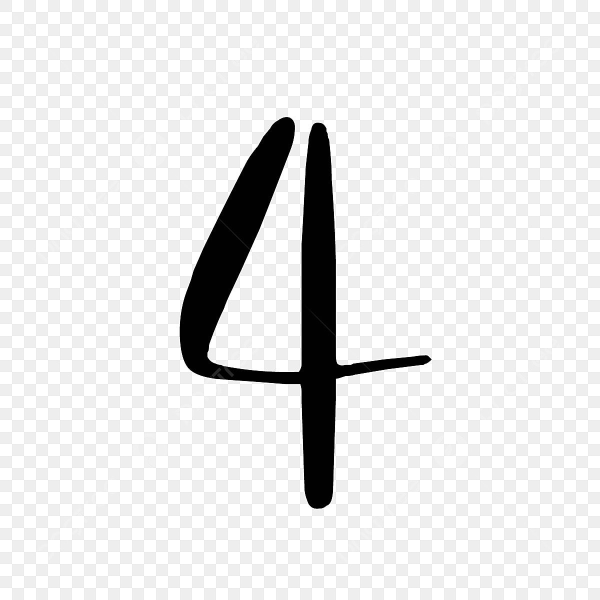
#> input picture so4.jpg, 1200 x 1200 px (shown at 1/2 size)
$ jupyter execute --allow-errors 6351071037_LAB2_BAI7.ipynb   (shell and % lines are left out)
#> lines starting #> are read from the running program, lines starting #| are printed output that depends on the picture
## Bài 7 (Trang 27 - 31)

Câu 1

[cell 1]
import matplotlib
import matplotlib.pyplot as plt
from sklearn import datasets, tree, metrics
from sklearn.model_selection import train_test_split

digits = datasets.load_digits()

Câu 2

[cell 2]
_, axes = plt.subplots(1, 4)
images_and_labels = list(zip(digits.images, digits.target))
for ax, (image, label) in zip(axes, images_and_labels[:4]):
    ax.set_axis_off()
    ax.imshow(image, cmap=plt.cm.gray_r, interpolation='nearest')
    ax.set_title('Training: %i' % label)
plt.show()
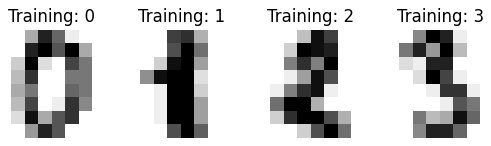
#> figure drawn by matplotlib, 4 panels

print("Nguyễn Tuấn Kiệt_6351071037")

Câu 3,4,5,6,7,8

[cell 3]
# Cell 3: Chuẩn bị dữ liệu (Làm phẳng ảnh)
n_samples = len(digits.images)
data = digits.images.reshape((n_samples, -1))

##Cell 4: Khởi tạo mô hình (Cây quyết định ID3)
classifier = tree.DecisionTreeClassifier(criterion="entropy", random_state=33)

##Cell 5: Chia dữ liệu (Train/Test)
X_train, X_test, y_train, y_test = train_test_split(
    data, digits.target, test_size=0.2, shuffle=False)

## Cell 6: Huấn luyện mô hình
classifier.fit(X_train, y_train)

## Cell 7: Dự đoán trên tập kiểm thử
predicted = classifier.predict(X_test)

## Cell 8: Trực quan hóa kết quả dự đoán
_, axes = plt.subplots(1, 4)
images_and_predictions = list(zip(digits.images[n_samples // 2:], predicted))
for ax, (image, prediction) in zip(axes, images_and_predictions[:4]):
    ax.set_axis_off()
    ax.imshow(image, cmap=plt.cm.gray_r, interpolation='nearest')
    ax.set_title('Prediction: %i' % prediction)
plt.show()
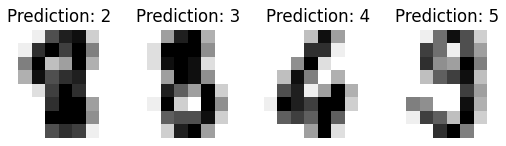
#> figure drawn by matplotlib, 4 panels

print("Nguyễn Tuấn Kiệt_6351071037")

Câu 9

#> (a cell that did not finish here is left out)

Câu 10

[cell 5]
##Cell 10: Đọc và xử lý ảnh tùy chỉnh
from PIL import Image, ImageOps
import numpy as np

img = Image.open('so4.jpg').convert("L").resize((8,8))
img = ImageOps.invert(img)
imgarr = np.array(img)

plt.imshow(imgarr, cmap=plt.cm.gray_r, interpolation='nearest')
plt.show()
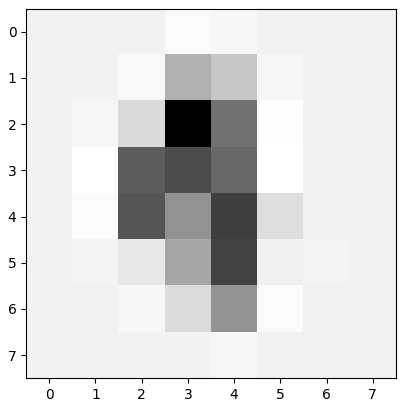
#> figure drawn by matplotlib, 1 panel

print("Nguyễn Tuấn Kiệt_6351071037")

[cell 6]
img1d = imgarr.reshape((1, 64))


img1d[img1d > 109] = 155  # Đặt giá trị lớn hơn 109 thành 155 (trắng)
img1d[img1d < 110] = 0   # Đặt giá trị nhỏ hơn 110 thành 0 (đen)

print(img1d)
#| [[  0   0   0   0   0   0   0   0   0   0   0   0   0   0   0   0   0   0
#|     0 155   0   0   0   0   0   0   0 155   0   0   0   0   0   0   0   0
#|   155   0   0   0   0   0   0   0 155   0   0   0   0   0   0   0   0   0
#|     0   0   0   0   0   0   0   0   0   0]]

# Hiển thị ảnh sau khi chuẩn hóa (reshape lại 8x8 để xem)
img2arr_normalized = img1d.reshape((8, 8))
plt.imshow(img2arr_normalized, cmap=plt.cm.gray_r, interpolation='nearest')
plt.title("After normalize")
plt.show()
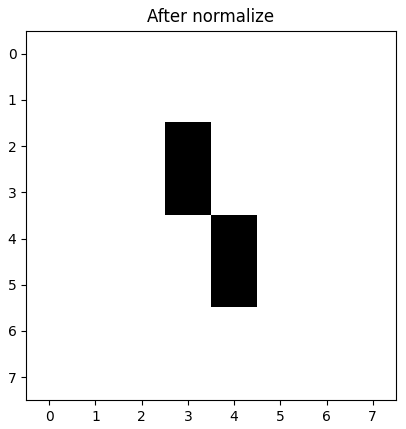
#> figure drawn by matplotlib, 1 panel

print("Nguyễn Tuấn Kiệt_6351071037")

[cell 7]
##Cell 12: Dự đoán ảnh tùy chỉnh
y_pred = classifier.predict(img1d)
#> y_pred = [1]

print("Kết quả dự đoán:", y_pred)
#| Kết quả dự đoán: [1]

print("Nguyễn Tuấn Kiệt_6351071037")

$ run again, with so3.jpg copied over so4.jpg
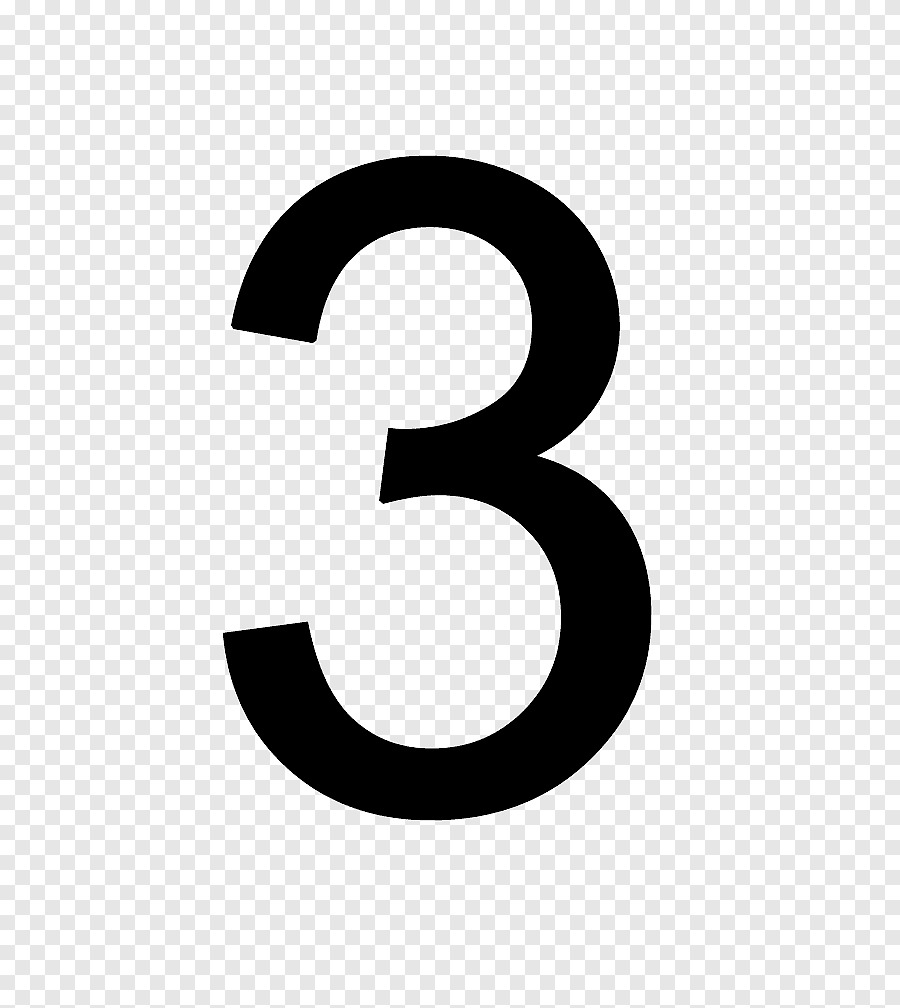
#> input picture so3.jpg, 900 x 1008 px
#> `plt.show()`:
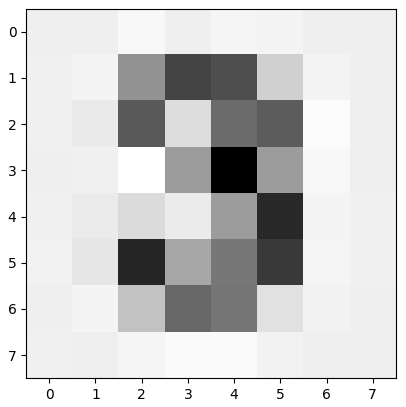
#> figure drawn by matplotlib, 1 panel
#| [[  0   0   0   0   0   0   0   0   0   0   0 155 155   0   0   0   0   0
#|   155   0 155 155   0   0   0   0   0   0 155   0   0   0   0   0   0   0
#|     0 155   0   0   0   0 155   0   0 155   0   0   0   0   0 155 155   0
#|     0   0   0   0   0   0   0   0   0   0]]
#> `plt.show()`:
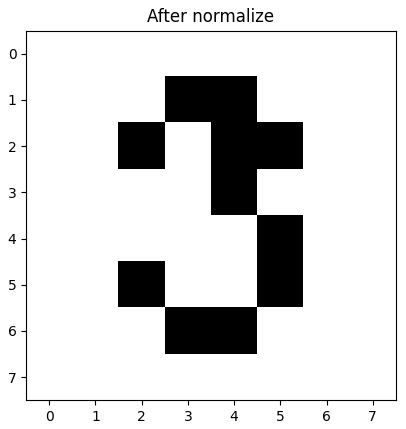
#> figure drawn by matplotlib, 1 panel
#> y_pred = [5]
#| Kết quả dự đoán: [5]

$ run again, with decision_tree.png saved as so4.jpg
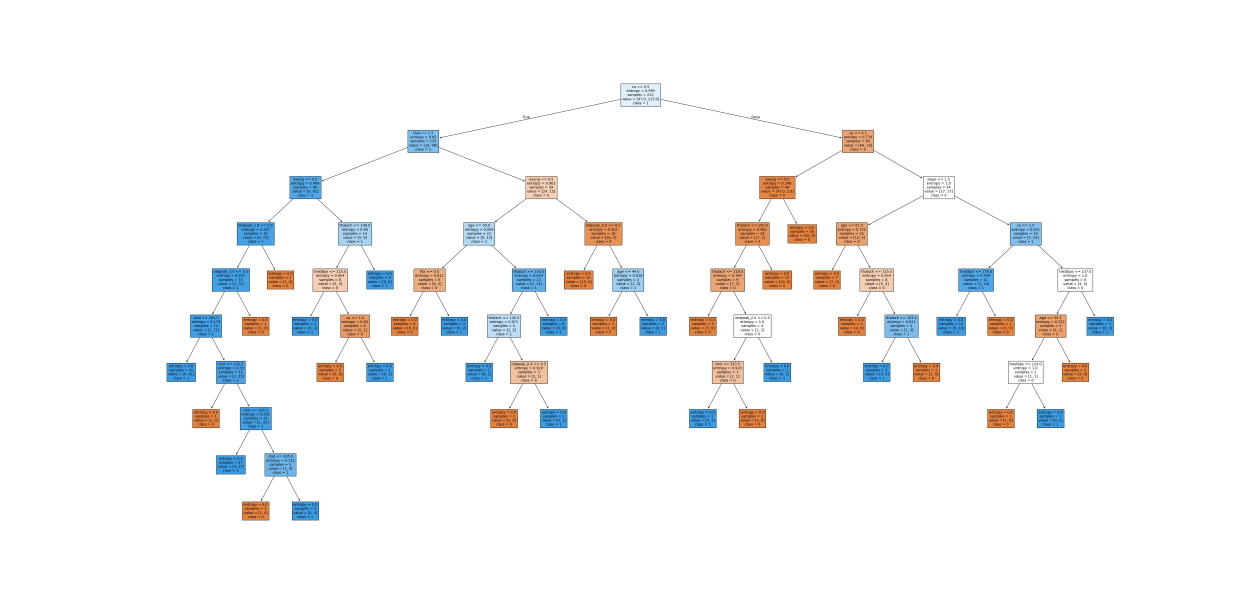
#> input picture decision_tree.png, 5000 x 2400 px (shown at 1/4 size)
#> `plt.show()`:
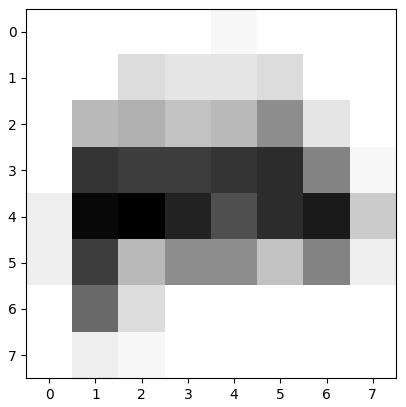
#> figure drawn by matplotlib, 1 panel
#| [[0 0 0 0 0 0 0 0 0 0 0 0 0 0 0 0 0 0 0 0 0 0 0 0 0 0 0 0 0 0 0 0 0 0 0 0
#|   0 0 0 0 0 0 0 0 0 0 0 0 0 0 0 0 0 0 0 0 0 0 0 0 0 0 0 0]]
#> `plt.show()`:
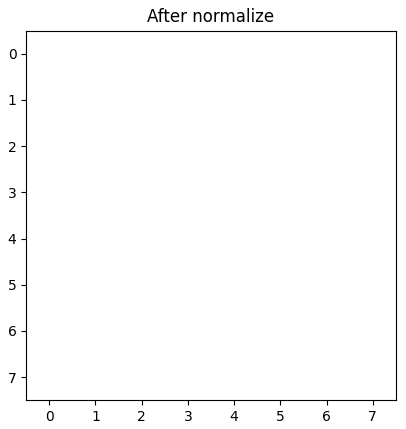
#> figure drawn by matplotlib, 1 panel
#> y_pred = [0]
#| Kết quả dự đoán: [0]

$ run again, with id3_tree.png saved as so4.jpg
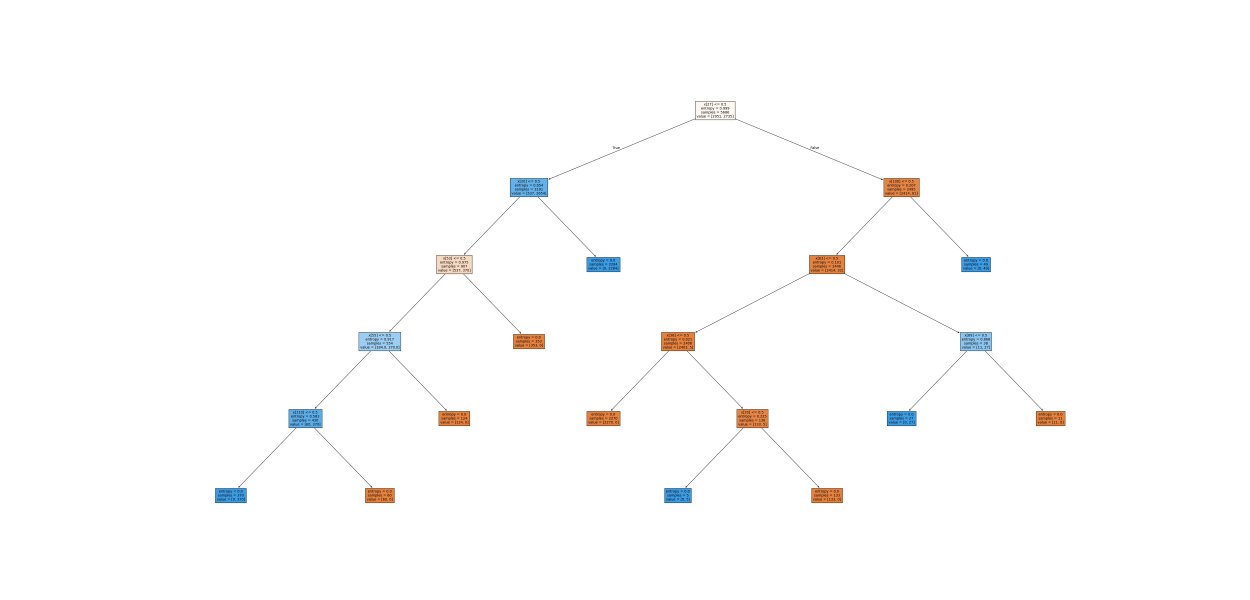
#> input picture id3_tree.png, 5000 x 2400 px (shown at 1/4 size)
#> `plt.show()`:
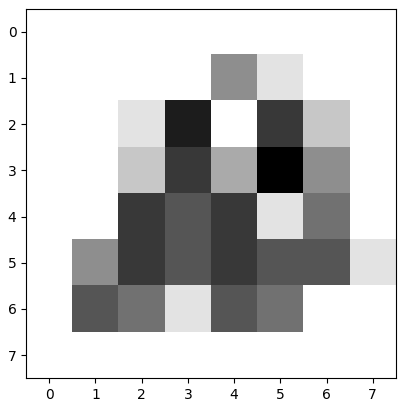
#> figure drawn by matplotlib, 1 panel
#| [[0 0 0 0 0 0 0 0 0 0 0 0 0 0 0 0 0 0 0 0 0 0 0 0 0 0 0 0 0 0 0 0 0 0 0 0
#|   0 0 0 0 0 0 0 0 0 0 0 0 0 0 0 0 0 0 0 0 0 0 0 0 0 0 0 0]]
#> `plt.show()`:
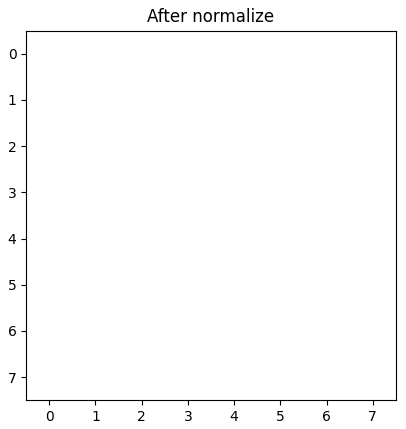
#> figure drawn by matplotlib, 1 panel
#> y_pred = [0]
#| Kết quả dự đoán: [0]
